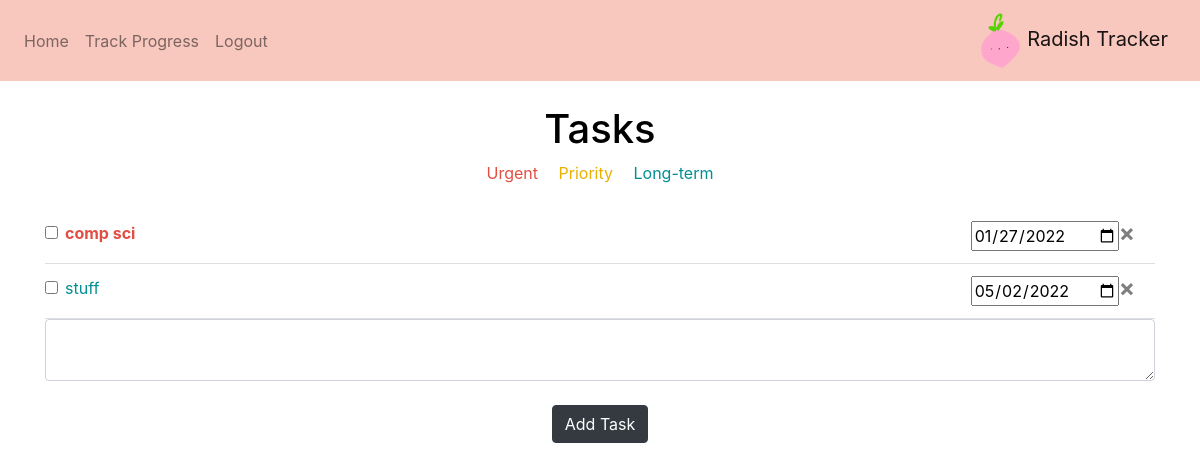
Page / (signed in) on the earlier database version.
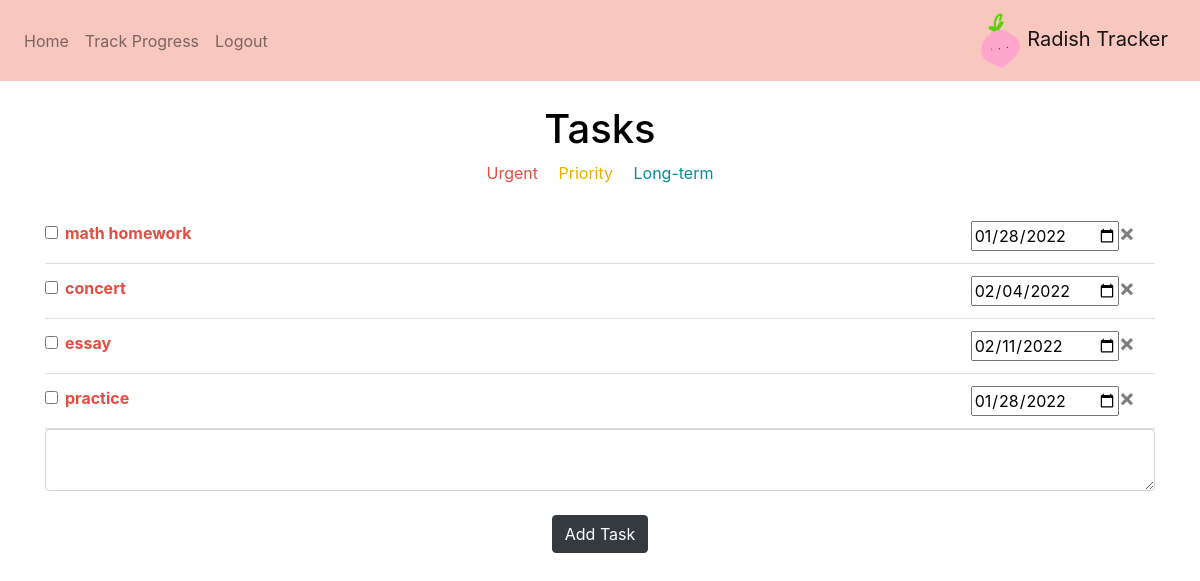
Same page on the later database version.
### website/models.py (models this page shows)
class Note(db.Model):
    id = db.Column(db.Integer, primary_key = True) #database will automatically set id for you
    data = db.Column(db.String(10000))
    date = db.Column(db.DateTime(timezone=True), default = func.now())
    user_id = db.Column(db.Integer, db.ForeignKey('user.id'))

### website/views.py (the view, shortened to what this page needs)
@views.route('/', methods = ['GET', 'POST'])
@login_required #only home page if logged in
def home():
    return render_template("home.html", user = current_user, today = datetime.now()) #in our template ,can check our current user

### website/templates/home.html
{% extends "base.html" %} {% block title %}Home{% endblock %} {% block content%}
    <br />
    <h1 align="center" style = "color:black">Tasks</h1>
    <div align = "center"
      <span style = "color: #e24e42">Urgent&emsp;</span>
      <span style = "color: #e9b000">Priority&emsp;</span>
      <span style = "color: #008f95">Long-term</span>
    </div>
    <br/>
    <ul class="list-group list-group-flush" id="notes">
      {% for note in user.notes %}
      <li class="list-group-item">
        {% if (note.date-today).days <= 2 %}
          <span style = "color: #e24e42">
            <input class="form-check-input" type="checkbox" value="" onClick = "strikethrough(this)">
            <strong>{{ note.data }}</strong>
          </span>
        {% elif (note.date-today).days <= 7 %}
          <span style = "color: #e9b000">
            <input class="form-check-input" type="checkbox" value="" onClick = "strikethrough(this)">
            {{ note.data }}
          </span>
        {% else %}
          <span style = "color: #008f95">
            <input class="form-check-input" type="checkbox" value="" onClick = "strikethrough(this)">
            {{ note.data }}
          </span>
        {% endif %}
        <span class="float-right">
          <input method = "POST"
            type="date"
            id = "deadline"
            name = "deadline"
            value="{{note.date.strftime('%Y-%m-%d')}}"
            onchange="dateChanged(this, {{ note.id }})"
            min="{{ today.strftime('%Y-%m-%d') }}"
          />
          <button type="button" class = "close" onClick="deleteNote({{ note.id }})">
            <span aria-hidden="true">&times;</span>
          </button>
        </span>
      </li>
      {% endfor %}
    </ul>
    <form method="POST">
      <textarea
        name="note"
        id="note"
        class="form-control">
      </textarea>
      <br />
      <div align="center">
        <button type="submit" class="btn btn-dark">Add Task</button>
      </div>
    </form>
  {% endblock %}

### website/templates/base.html (shortened to what this page needs)
<!DOCTYPE html>
<html>
    <head>
        <link
            rel="stylesheet"
            href="https://stackpath.bootstrapcdn.com/bootstrap/4.4.1/css/bootstrap.min.css"
        />
        <link
            rel="stylesheet"
            href="https://stackpath.bootstrapcdn.com/font-awesome/4.7.0/css/font-awesome.min.css"
        />
    </head>
    <body>
        <nav class = "navbar navbar-expand-lg navbar-light" style = "background-color: #F8C8BE;">
            <div class = "collapse navbar-collapse" id = "navbar">
                <div class = "navbar-nav">
                    {% if user.is_authenticated %}
                    <a class="nav-item nav-link" id = "home" href = "/">Home</a>
                    <a class="nav-item nav-link" id = "trackProgress" href = "/track">Track Progress</a>
                    <a class="nav-item nav-link" id = "logout" href = "/logout">Logout</a>
                    {% else %}
                    <a class="nav-item nav-link" id = "login" href = "/login">Login</a>
                    <a class="nav-item nav-link" id = "signUp" href = "/sign-up">Sign Up</a>
                    {%endif%}
                </div>
            </div>
            <a class = "navbar-brand" href = "#">
                <img src = "./static/OfficialRadishLogo.PNG" width = "44" height = "55" class = "d-inline-block alignt-top" alt = "">
                Radish Tracker
            </a>
        </nav>
        <div class = "container">
        {% block content %}
        {% endblock %}
        </div>
    </body>
</html>

Differences in the rows shown:
removed Note: data "comp sci", deadline "01/27/2022"
removed Note: data "stuff", deadline "05/02/2022"
added Note: data "math homework", deadline "01/28/2022"
added Note: data "concert", deadline "02/04/2022"
added Note: data "essay", deadline "02/11/2022"
added Note: data "practice", deadline "01/28/2022"
